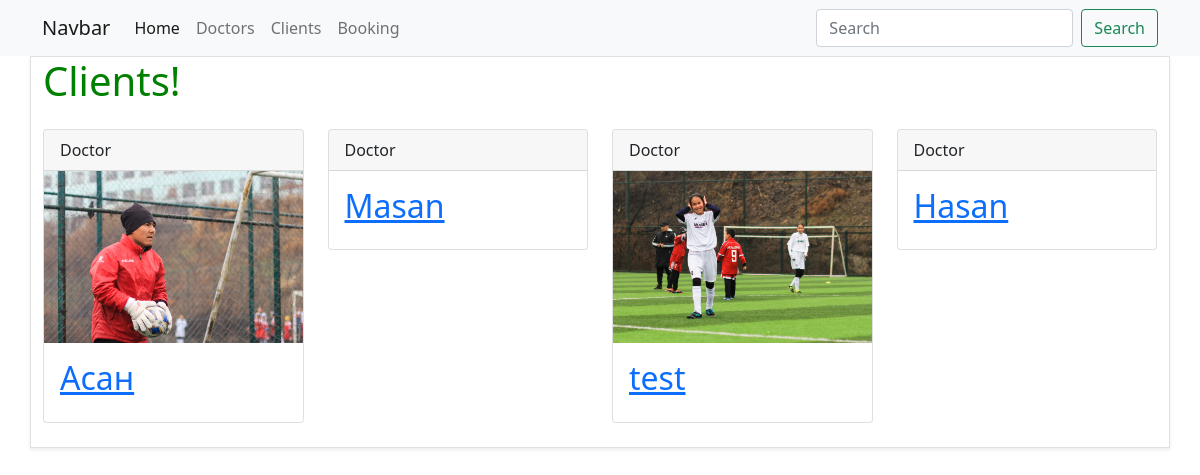
/doctor/, run on an earlier commit of the app's database.
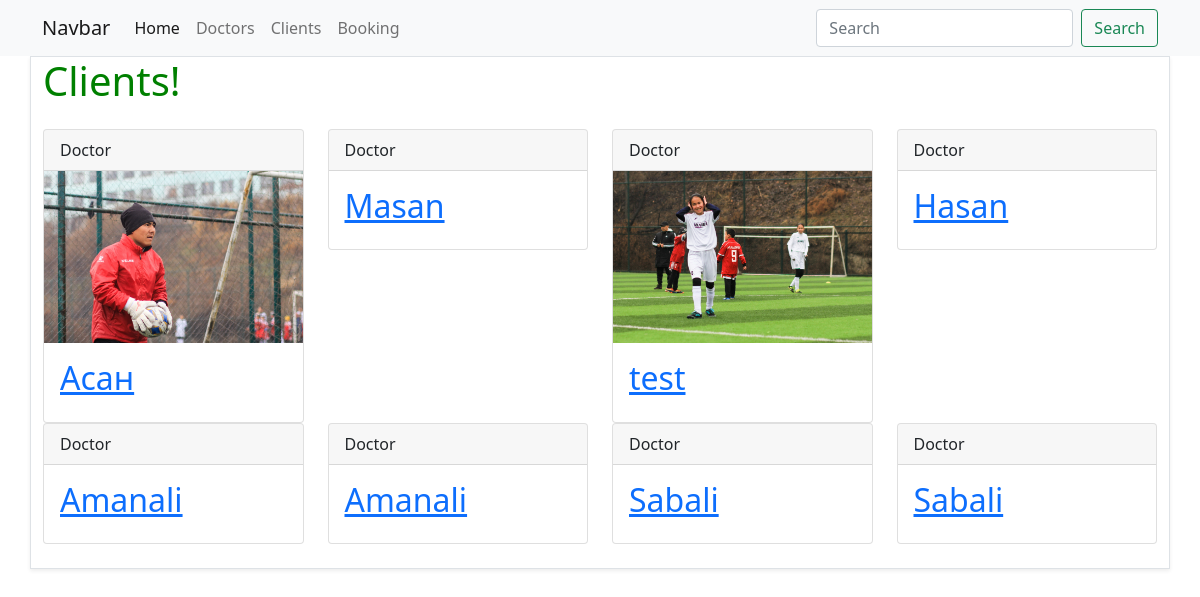
And on a later commit of the database.
### doctor/models.py (models this page shows, shortened)
class Doctor(models.Model):
    name = models.CharField("Имя",max_length=120)
    surname = models.CharField("Фамилия",max_length=120)
    age = models.IntegerField("Возраст")
    photo = models.ImageField("Фото",upload_to="doctor/",null=True)
    profes = models.ForeignKey(Profes,null=True,on_delete=models.CASCADE)
    class Meta:
        verbose_name = "Доктор"
        verbose_name_plural = "Докторы"

### doctor/views.py (the view)
# urls.py: path('doctor/', doctor),
def doctor(request):
    if request.method == "POST":
        name = request.POST.get("doctor_name")
        surname = request.POST.get("doctor_surname")
        age = request.POST.get("doctor_age")
        if name and surname and age:
            Doctor.objects.create(name=name,surname=surname,age=age)
    doctors = Doctor.objects.all()
    return render(request,"doctor/doctor.html",{"doctors":doctors})

### templates/doctor/doctor.html
{% extends 'base.html' %}
{% block container%}
        <h1>Clients!</h1>
        <div class="row mb-4 mt-4">
            {% for doctor in doctors%}
                <div class="col-3">
                    <div class="card">
                        <div class="card-header">
                            Doctor
                        </div>
                        {% if doctor.photo %}
                            <img src="{{ doctor.photo.url }}" alt="">
                        {% endif %}
                        <div class="card-body">
                            <a href="/doctor/{{doctor.id}}">
                                <h2 class="card-title">
                                    {{doctor.name}}
                                </h2>
                            </a>
                        </div>
                    </div>
                </div>
            {% empty %}
                <div class="alert alert-success">
                    This is page is empty
                </div>
            {% endfor %}
        </div>
{% endblock container%}

### templates/base.html (shortened to what this page needs)
{% load static %}
<!doctype html>
<html lang="en">
<head>
    <link href="https://cdn.jsdelivr.net/npm/bootstrap@5.0.0/dist/css/bootstrap.min.css" rel="stylesheet">
    <link rel="stylesheet" href="{% static 'css/style.css' %}">
</head>
<body>
    <header>
        {% include "includes/navbar.html" %}
    </header>
    <div class="container border shadow-sm">
        {% block container%} {% endblock container %}
    </div>
</body>
</html>

### templates/includes/navbar.html (shortened to what this page needs)
<nav class="navbar navbar-expand-lg navbar-light bg-light">
    <div class="container">
        <a class="navbar-brand" href="/">Navbar</a>
        <div class="collapse navbar-collapse" id="navbarSupportedContent">
            <ul class="navbar-nav me-auto mb-2 mb-lg-0">
                <li class="nav-item">
                    <a class="nav-link active" aria-current="page" href="/">Home</a>
                </li>
                <li class="nav-item">
                    <a class="nav-link" href="/doctor">Doctors</a>
                </li>
                <li class="nav-item">
                    <a class="nav-link" href="/client">Clients</a>
                </li>
                <li class="nav-item">
                    <a class="nav-link" href="/booking">Booking</a>
                </li>
            </ul>
            <form class="d-flex">
                <input class="form-control me-2" type="search" placeholder="Search" aria-label="Search">
                <button class="btn btn-outline-success" type="submit">Search</button>
            </form>
        </div>
    </div>
</nav>

### static/css/style.css (style rules this page uses)
h1 { color: green; }

What changed in the data, as far as the page shows it:
added Doctor: name "Amanali"
added Doctor: name "Amanali"
added Doctor: name "Sabali"
added Doctor: name "Sabali"
